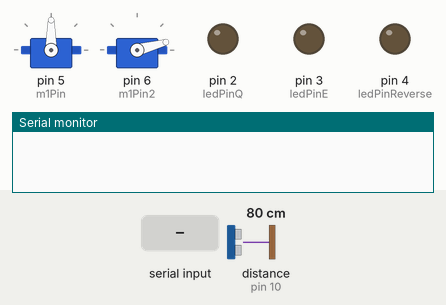
Recording of a sketch running on a simulated Arduino Uno, built with avr-gcc and run on an emulated ATmega328P. Parts: 2 × servo, output pins drawn as LEDs (lit = HIGH), the last lines printed to the serial monitor. Wiring (inferred from the names in the program): ultrasonic range finder: trigger pin 9; echo pin 10. The test bench sets the inputs (shaded band); at power-on: distance to the obstacle (sensor on pin 10) 80 cm. The echo pulse lasts 58.3 µs per cm; pins used as bus, display or sensor lines are not drawn.

Above: at 1.2 s.
1.3 s: "w" received over Serial
At 2.5 s:
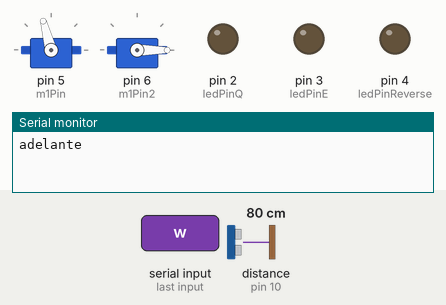
2.8 s: distance to the obstacle (sensor on pin 10) set to 12 cm
4.3 s: distance to the obstacle (sensor on pin 10) set to 9 cm
At 4.8 s:
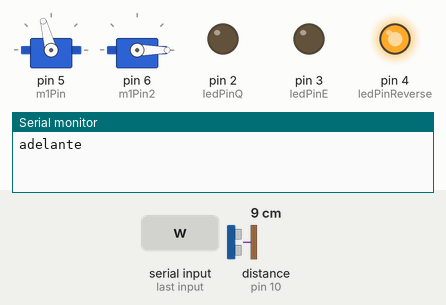
5.8 s: "a" received over Serial
At 7.0 s:
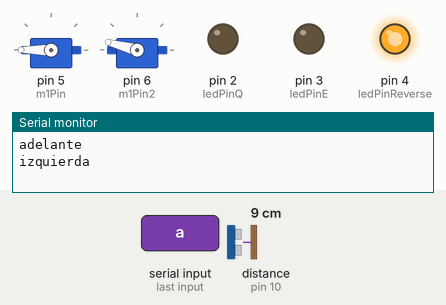
7.3 s: "s" received over Serial
At 8.3 s:
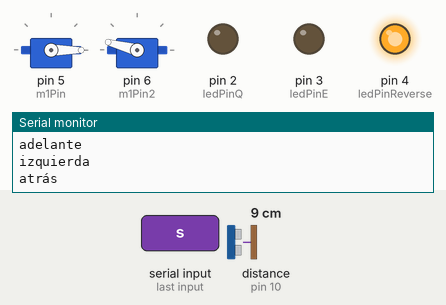
8.8 s: "d" received over Serial
At 9.5 s:
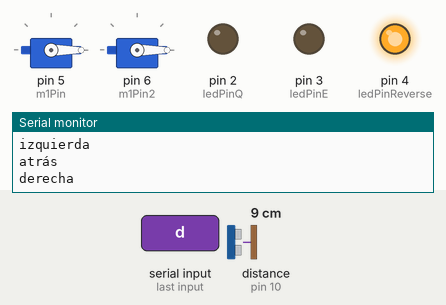
Timing chart, 0 to 11.3 s (numbered marks = the images above; inputs shaded):
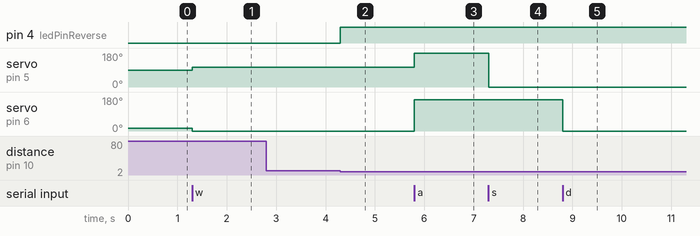

The sketch:

_RoboticCar.ino
```cpp
#include <Servo.h>

// Comments are in Spanish

const int trigPin = 9;  // Pin del detector de proximidad
const int echoPin = 10; // Pin del detector de proximidad
long duration;
int distance;
Servo motorD; // Objeto para controlar el servo
Servo motorI; // Objeto para controlar el servo
int m1Pin = 5; // Pin al que está conectado el servo 1
int m1Pin2 = 6; // Pin al que está conectado el servo 1
int ledPinQ = 2;  // Pin para la luz LED 'q'
int ledPinE = 3;  // Pin para la luz LED 'e'
int ledPinReverse = 4;  // Pin para la luz LED reversa

void setup() {
  Serial.begin(9600); //Comienza la comunicación serie
  pinMode(trigPin, OUTPUT); // Settea trigPin como output
  pinMode(echoPin, INPUT); // Settea echoPin como input
  pinMode(ledPinQ, OUTPUT);  // Configura el pin de la luz LED de 'q' como salida
  pinMode(ledPinE, OUTPUT);  // lo mismo pero con la opción 'e'
  pinMode(ledPinReverse, OUTPUT);  // lo mismo pero para reversa
  motorD.attach(m1Pin); // Conecta el objeto motor al pin del servo
  motorI.attach(m1Pin2); // Lo mismo pero al motor 2
  motorD.write(90);    // Establece la posición inicial del motor 1 en 90 grados, la cual es la posicion neutra.
  motorI.write(15);    // Lo mismo pero al motor 2. La posición neutra es 15 porque está descalibrado.
}
void loop() {
  sensorReversa(proximidad());
  if (Serial.available()) {  // Verifica si hay datos disponibles en el puerto serie
    char c = Serial.read();  // Lee el carácter ingresado
    switch (c) {
      case 'w': // Avanza
        Serial.println("adelante");
        motorD.write(105);
        motorI.write(-360);
        digitalWrite(ledPinReverse, LOW);
        digitalWrite(ledPinE, LOW);
        digitalWrite(ledPinQ, LOW);
        break;
      case 'a': // Retrocede
        Serial.println("izquierda");
        motorD.write(200);
        motorI.write(165);
        digitalWrite(ledPinReverse, LOW);
        digitalWrite(ledPinE, LOW);
        digitalWrite(ledPinQ, LOW);
        break;
      case 's': // Gira a la izquierda
        Serial.println("atrás");
        motorD.write(0);
        motorI.write(165);
        digitalWrite(ledPinE, LOW);
        digitalWrite(ledPinQ, LOW);
        break;
      case 'd': // Gira a la derecha
        Serial.println("derecha");
        motorD.write(0);
        motorI.write(0);
        digitalWrite(ledPinReverse, LOW);
        digitalWrite(ledPinE, LOW);
        digitalWrite(ledPinQ, LOW);
        break;
      case 'q': // Enciende la luz LED de 'q'
        Serial.println("LED q");
        digitalWrite(ledPinQ, HIGH);
        digitalWrite(ledPinReverse, LOW);
        digitalWrite(ledPinE, LOW);
        break;
      case 'e': // Enciende la luz LED de 'e'
        Serial.println("LED e");
        digitalWrite(ledPinE, HIGH);
        digitalWrite(ledPinReverse, LOW);
        digitalWrite(ledPinQ, LOW);
        break;
      case 'r': // Pone los motores en su posición neutral
        Serial.println("detenerse");
        digitalWrite(ledPinReverse, LOW);
        motorD.write(90);
        motorI.write(15);
        digitalWrite(ledPinE, LOW);
        digitalWrite(ledPinQ, LOW);
        break;
      default:
        Serial.println("Letra no válida");
        break;
    }
  }
}
void sensorReversa(int distancia){
  if(distancia<10)
    digitalWrite(ledPinReverse, HIGH);
  else if (distancia==0 || distancia ==5 || distancia ==6 || distancia ==2)
    digitalWrite(ledPinReverse, LOW);
  else
    digitalWrite(ledPinReverse, LOW);
}
int proximidad(){ // Recibe la distancia a la que está el sensor de un obstaculo
  digitalWrite(trigPin, LOW);
  delayMicroseconds(2);
  digitalWrite(trigPin, HIGH);
  delayMicroseconds(10);
  digitalWrite(trigPin, LOW);
  duration = pulseIn(echoPin, HIGH);
  distance = duration * 0.034 / 2;
  return distance;
}
```

Measured:
- the behaviour switches between 11 and 10 cm on distance to the obstacle (sensor on pin 10) (found by bisection; images 1 and 2)
- after the input at 1.3 s, servo on pin 5 (m1Pin): 90° → 105° at once; servo on pin 6 (m1Pin2): 15° → 0° at once
- after the input at 2.8 s, every drawn part: stays the same
- after the input at 4.3 s, pin 4 (ledPinReverse): LOW → HIGH at once
- after the input at 5.8 s, servo on pin 5 (m1Pin): 105° → 180° at once; servo on pin 6 (m1Pin2): 0° → 165° at once
- after the input at 7.3 s, servo on pin 5 (m1Pin): 180° → 0° at once
- after the input at 8.8 s, servo on pin 6 (m1Pin2): 165° → 0° at once
